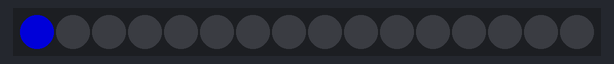
A sketch run on a simulated ESP8266 (NodeMCU). On the bench: 16 RGB LEDs in strip order, left to right. Dim RGB values are drawn brighter than linear; random numbers use the default seed unless the sketch sets one.

Above: at 0.07 s.
At 0.8 s:
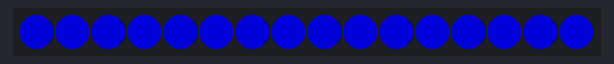
At 4.82 s:
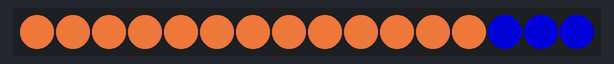
At 8.82 s:
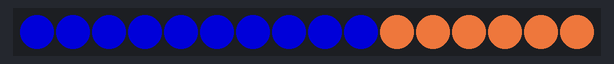
At 17.26 s:
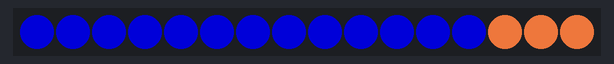
At 38.1 s:
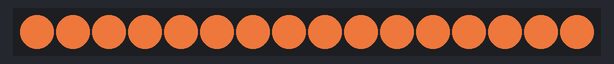

The sketch:

LedPixel.ino
```cpp
#include <Adafruit_NeoPixel.h>

#define PIXEL_PIN   D2
#define NUMPIXELS   16
#define BRIGHTNESS  100


Adafruit_NeoPixel pixels = Adafruit_NeoPixel(NUMPIXELS, PIXEL_PIN, NEO_GRB + NEO_KHZ800);


void setup() {
  pixels.begin();
  randomSeed(analogRead(0));
//  pixels.setBrightness(0);
}


void setRandomPixels() {
  for (int i=0; i<NUMPIXELS; i++) {
    pixels.setPixelColor(i, random(256), random(256), random(256) );
  }
}

void setAllPixels(int color) {
  for (int i=0; i<NUMPIXELS; i++) {
    pixels.setPixelColor(i, color);
    pixels.show();
    delay(50);
  }
}


uint8_t getColor(int w) {
  return pixels.Color(10,200,140,w);
}

void loop() {

  for (int i=0; i<100; i+=20) {
    setAllPixels( getColor(i) );
    pixels.show();
    delay(20);
  }

  for (int i=100; i>0; i-=20) {
    setAllPixels( pixels.Color(200,100,50, random(256)) );
    pixels.show();
    delay(20);
  }

}
```
